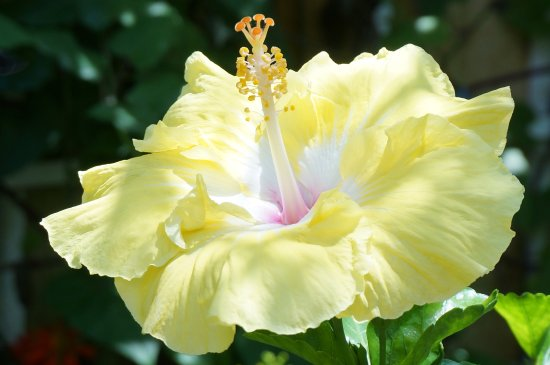
#> input picture open_cv/gradient.jpg, 550 x 365 px
$ python edge_detect.py   (older library calls are emulated)
#> lines starting #> are read from the running program, lines starting #| are printed output that depends on the picture; after the words box and inside, x2 and y2 are one past the last pixel; in counts of white or black regions, pixels touching at a corner belong together
import cv2
import numpy as np
import matplotlib.pyplot as plt

img = cv2.imread("gradient.jpg",cv2.IMREAD_GRAYSCALE)
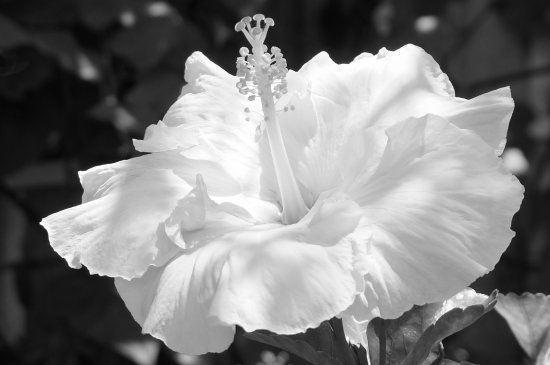
#> img: shape (365, 550); min 4, max 255, mean 126.3
lap = cv2.Laplacian(img,cv2.CV_64F,ksize = 3)
lap = np.uint8(np.abs(lap))
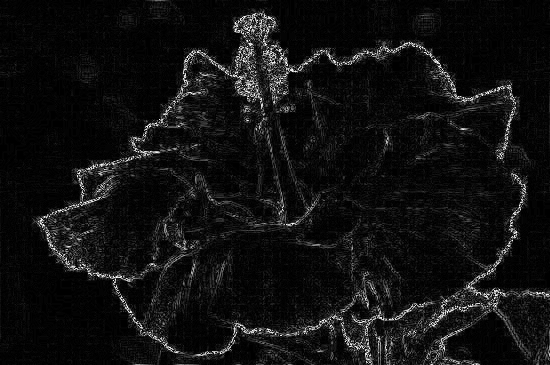
#> lap: shape (365, 550); min 0, max 254, mean 17.1

sobelX = cv2.Sobel(img,cv2.CV_64F,1,0)
sobelY = cv2.Sobel(img,cv2.CV_64F,0,1)
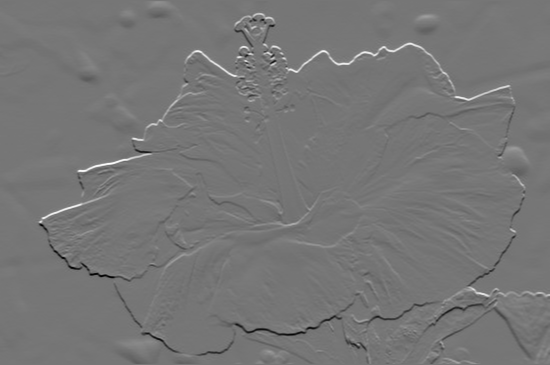
#> sobelY: shape (365, 550) float64; min -766, max 883, mean 0.6; drawn with min black and max white

sobelX = np.uint8(np.abs(sobelX))
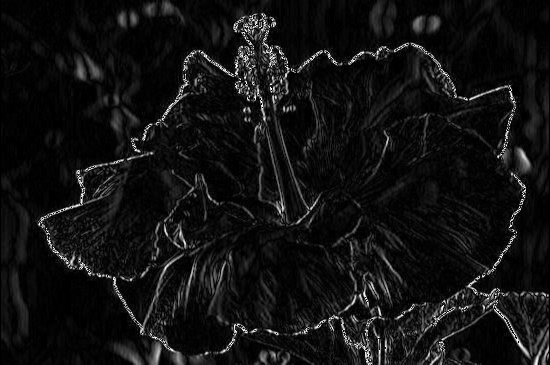
#> sobelX: shape (365, 550); min 0, max 255, mean 18.1
sobelY = np.uint8(np.abs(sobelY))
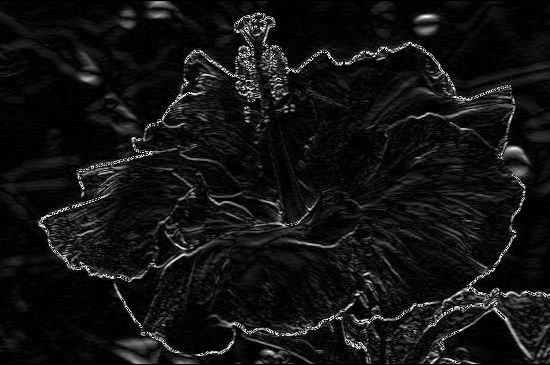
#> sobelY: shape (365, 550); min 0, max 255, mean 19.2
sobel_comb  = cv2.bitwise_or(sobelX,sobelY)
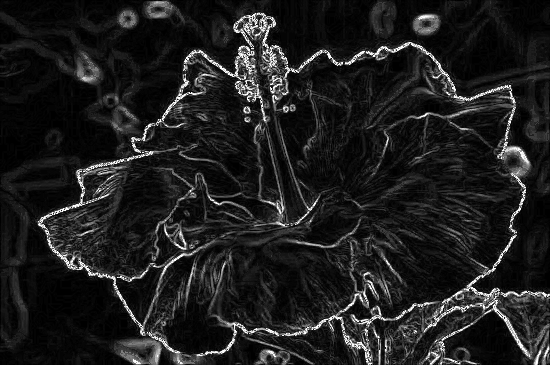
#> sobel_comb: shape (365, 550); min 0, max 255, mean 30.5

canny = cv2.Canny(img,100,200)
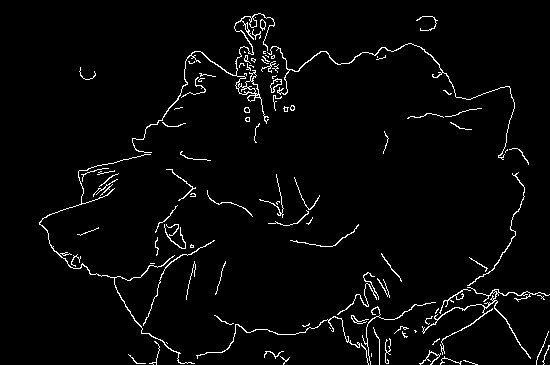
#> canny: shape (365, 550); 3% white in thin lines or dots, all inside (x1, y1, x2, y2) = (39, 13, 550, 365)

titles = ["image","Laplacian","sobelX","sobelY","sobel_comb","Canny"]
images  =[img,lap,sobelX,sobelY,sobel_comb,canny]

for i in range(len(images)):
    plt.subplot(2,3,i+1),plt.imshow(images[i],"gray")
    plt.title(titles[i])
    plt.xticks([]),plt.yticks([])
#> this loop made 6 passes

plt.show()

$ run again, with open_cv/fog.jpg copied over open_cv/gradient.jpg
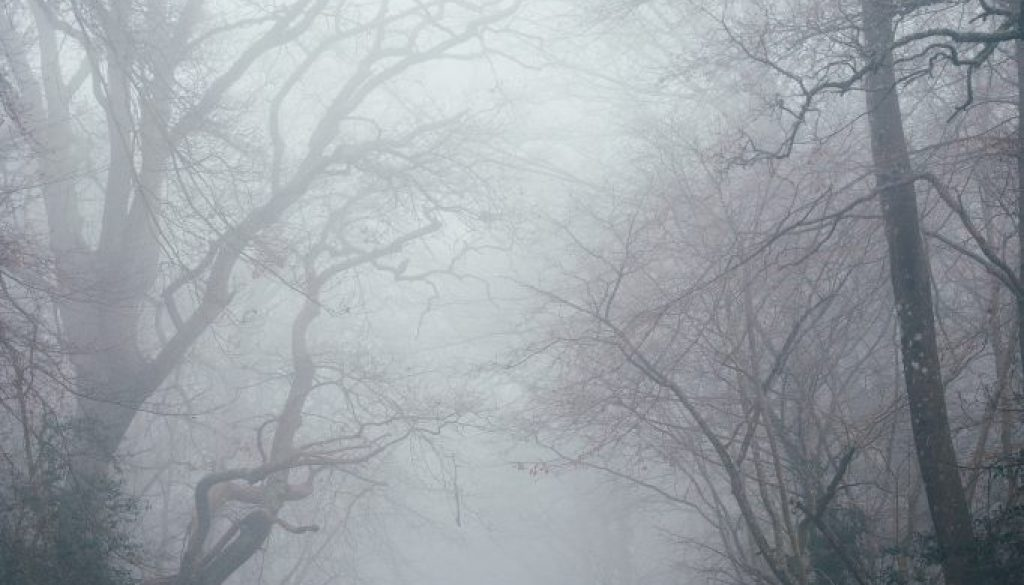
#> input picture open_cv/fog.jpg, 1024 x 585 px
#> `sobel_comb  = cv2.bitwise_or(sobelX,sobelY)`:
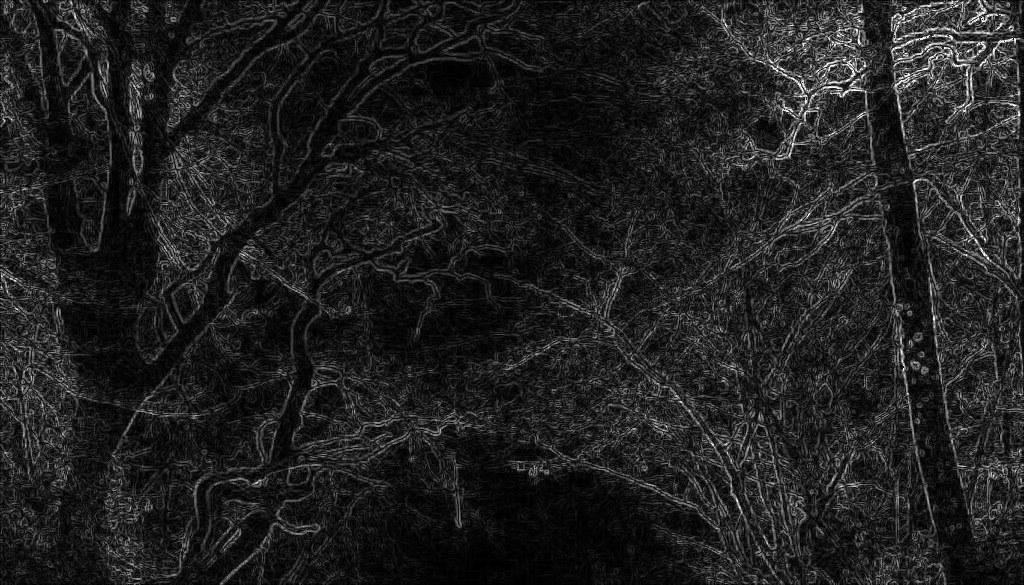
#> sobel_comb: shape (585, 1024); min 0, max 255, mean 31.9
#> `canny = cv2.Canny(img,100,200)`:
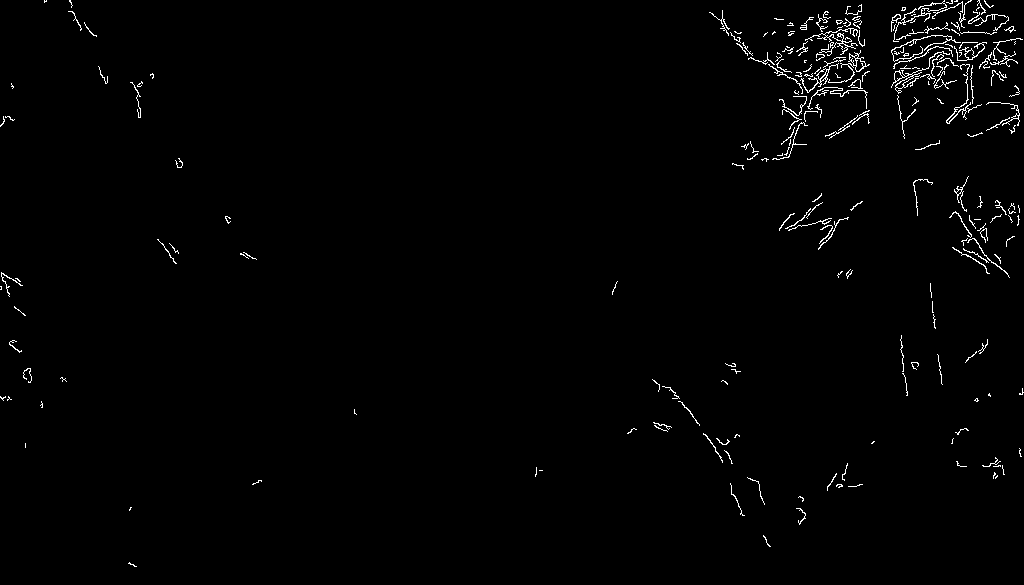
#> canny: shape (585, 1024); 1.2% white in thin lines or dots
#> the loop `for i in range(len(images)):` made 6 passes
